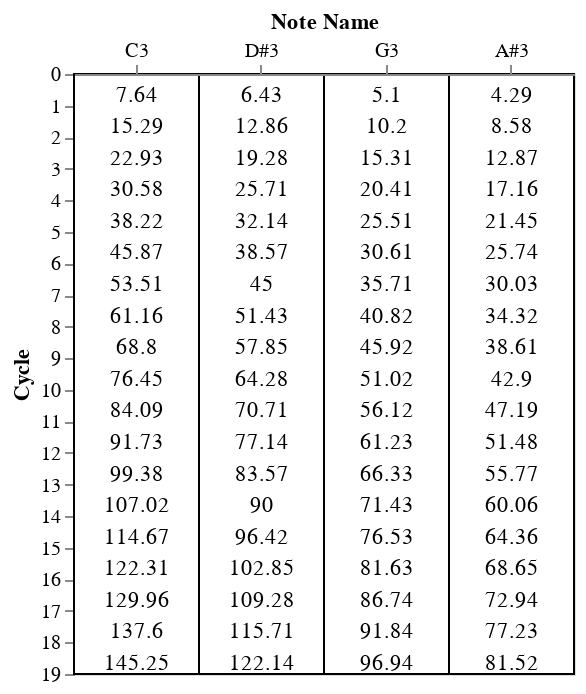

Here is the notebook cell this chart was saved with:
### Code cell
chart_grid = alt.Chart(grid_p_df).mark_rect(
    color='white',
    stroke='black',
    
).encode(
    x=alt.X('note_name',
            axis=alt.Axis(orient='top',title='Note Name', labelAngle=0),
            sort=note_names),
    y=alt.Y('cycle_or_t:Q',
             scale=alt.Scale(domain=[0,19],reverse=True),
             axis=alt.Axis(title='Cycle', tickCount=20,)),
    
)
text = alt.Chart(grid_p_df).mark_text(baseline='bottom').encode(
        x=alt.X('note_name',
                sort=note_names),
    y=alt.Y('cycle_or_t:Q',
             scale=alt.Scale(domain=[0,19],reverse=True),
             axis=alt.Axis(title='Cycle', tickCount=20)),
    text='t_values',
    
)
chart_grid = chart_grid + text
chart_grid.properties(width=250)

### Figure 1 — Vega-Lite specification as saved in the notebook (floating-point values rounded to 4 significant figures)
{"config": {"view": {"continuousWidth": 300, "continuousHeight": 300}}, "layer": [{"mark": {"type": "rect", "color": "white", "stroke": "black"}, "encoding": {"x": {"axis": {"labelAngle": 0, "orient": "top", "title": "Note Name"}, "field": "note_name", "sort": ["C3", "D#3", "G3", "A#3"], "type": "nominal"}, "y": {"axis": {"tickCount": 20, "title": "Cycle"}, "field": "cycle_or_t", "scale": {"domain": [0, 19], "reverse": true}, "type": "quantitative"}}}, {"mark": {"type": "text", "baseline": "bottom"}, "encoding": {"text": {"field": "t_values", "type": "quantitative"}, "x": {"field": "note_name", "sort": ["C3", "D#3", "G3", "A#3"], "type": "nominal"}, "y": {"axis": {"tickCount": 20, "title": "Cycle"}, "field": "cycle_or_t", "scale": {"domain": [0, 19], "reverse": true}, "type": "quantitative"}}}], "data": {"name": "data-3bf4e51a39332d5b9a3693ed1af79138"}, "width": 250, "$schema": "https://vega.github.io/schema/vega-lite/v5.20.1.json", "datasets": {"data-3bf4e51a39332d5b9a3693ed1af79138": [{"cycle_or_t": 1, "note_name": "C3", "t_values": 7.64}, {"cycle_or_t": 2, "note_name": "C3", "t_values": 15.29}, {"cycle_or_t": 3, "note_name": "C3", "t_values": 22.93}, {"cycle_or_t": 4, "note_name": "C3", "t_values": 30.58}, {"cycle_or_t": 5, "note_name": "C3", "t_values": 38.22}, {"cycle_or_t": 6, "note_name": "C3", "t_values": 45.87}, {"cycle_or_t": 7, "note_name": "C3", "t_values": 53.51}, {"cycle_or_t": 8, "note_name": "C3", "t_values": 61.16}, {"cycle_or_t": 9, "note_name": "C3", "t_values": 68.8}, {"cycle_or_t": 10, "note_name": "C3", "t_values": 76.45}, {"cycle_or_t": 11, "note_name": "C3", "t_values": 84.09}, {"cycle_or_t": 12, "note_name": "C3", "t_values": 91.73}, {"cycle_or_t": 13, "note_name": "C3", "t_values": 99.38}, {"cycle_or_t": 14, "note_name": "C3", "t_values": 107.0}, {"cycle_or_t": 15, "note_name": "C3", "t_values": 114.7}, {"cycle_or_t": 16, "note_name": "C3", "t_values": 122.3}, {"cycle_or_t": 17, "note_name": "C3", "t_values": 130.0}, {"cycle_or_t": 18, "note_name": "C3", "t_values": 137.6}, {"cycle_or_t": 19, "note_name": "C3", "t_values": 145.2}, {"cycle_or_t": 1, "note_name": "D#3", "t_values": 6.43}, {"cycle_or_t": 2, "note_name": "D#3", "t_values": 12.86}, {"cycle_or_t": 3, "note_name": "D#3", "t_values": 19.28}, {"cycle_or_t": 4, "note_name": "D#3", "t_values": 25.71}, {"cycle_or_t": 5, "note_name": "D#3", "t_values": 32.14}, {"cycle_or_t": 6, "note_name": "D#3", "t_values": 38.57}, {"cycle_or_t": 7, "note_name": "D#3", "t_values": 45.0}, {"cycle_or_t": 8, "note_name": "D#3", "t_values": 51.43}, {"cycle_or_t": 9, "note_name": "D#3", "t_values": 57.85}, {"cycle_or_t": 10, "note_name": "D#3", "t_values": 64.28}, {"cycle_or_t": 11, "note_name": "D#3", "t_values": 70.71}, {"cycle_or_t": 12, "note_name": "D#3", "t_values": 77.14}, {"cycle_or_t": 13, "note_name": "D#3", "t_values": 83.57}, {"cycle_or_t": 14, "note_name": "D#3", "t_values": 90.0}, {"cycle_or_t": 15, "note_name": "D#3", "t_values": 96.42}, {"cycle_or_t": 16, "note_name": "D#3", "t_values": 102.8}, {"cycle_or_t": 17, "note_name": "D#3", "t_values": 109.3}, {"cycle_or_t": 18, "note_name": "D#3", "t_values": 115.7}, {"cycle_or_t": 19, "note_name": "D#3", "t_values": 122.1}, {"cycle_or_t": 1, "note_name": "G3", "t_values": 5.1}, {"cycle_or_t": 2, "note_name": "G3", "t_values": 10.2}, {"cycle_or_t": 3, "note_name": "G3", "t_values": 15.31}, {"cycle_or_t": 4, "note_name": "G3", "t_values": 20.41}, {"cycle_or_t": 5, "note_name": "G3", "t_values": 25.51}, {"cycle_or_t": 6, "note_name": "G3", "t_values": 30.61}, {"cycle_or_t": 7, "note_name": "G3", "t_values": 35.71}, {"cycle_or_t": 8, "note_name": "G3", "t_values": 40.82}, {"cycle_or_t": 9, "note_name": "G3", "t_values": 45.92}, {"cycle_or_t": 10, "note_name": "G3", "t_values": 51.02}, {"cycle_or_t": 11, "note_name": "G3", "t_values": 56.12}, {"cycle_or_t": 12, "note_name": "G3", "t_values": 61.23}, {"cycle_or_t": 13, "note_name": "G3", "t_values": 66.33}, {"cycle_or_t": 14, "note_name": "G3", "t_values": 71.43}, {"cycle_or_t": 15, "note_name": "G3", "t_values": 76.53}, {"cycle_or_t": 16, "note_name": "G3", "t_values": 81.63}, {"cycle_or_t": 17, "note_name": "G3", "t_values": 86.74}, {"cycle_or_t": 18, "note_name": "G3", "t_values": 91.84}, {"cycle_or_t": 19, "note_name": "G3", "t_values": 96.94}, {"cycle_or_t": 1, "note_name": "A#3", "t_values": 4.29}, {"cycle_or_t": 2, "note_name": "A#3", "t_values": 8.58}, {"cycle_or_t": 3, "note_name": "A#3", "t_values": 12.87}, {"cycle_or_t": 4, "note_name": "A#3", "t_values": 17.16}, {"cycle_or_t": 5, "note_name": "A#3", "t_values": 21.45}, {"cycle_or_t": 6, "note_name": "A#3", "t_values": 25.74}, {"cycle_or_t": 7, "note_name": "A#3", "t_values": 30.03}, {"cycle_or_t": 8, "note_name": "A#3", "t_values": 34.32}, {"cycle_or_t": 9, "note_name": "A#3", "t_values": 38.61}, {"cycle_or_t": 10, "note_name": "A#3", "t_values": 42.9}, {"cycle_or_t": 11, "note_name": "A#3", "t_values": 47.19}, {"cycle_or_t": 12, "note_name": "A#3", "t_values": 51.48}, {"cycle_or_t": 13, "note_name": "A#3", "t_values": 55.77}, {"cycle_or_t": 14, "note_name": "A#3", "t_values": 60.06}, {"cycle_or_t": 15, "note_name": "A#3", "t_values": 64.36}, {"cycle_or_t": 16, "note_name": "A#3", "t_values": 68.65}, {"cycle_or_t": 17, "note_name": "A#3", "t_values": 72.94}, {"cycle_or_t": 18, "note_name": "A#3", "t_values": 77.23}, {"cycle_or_t": 19, "note_name": "A#3", "t_values": 81.52}]}}
